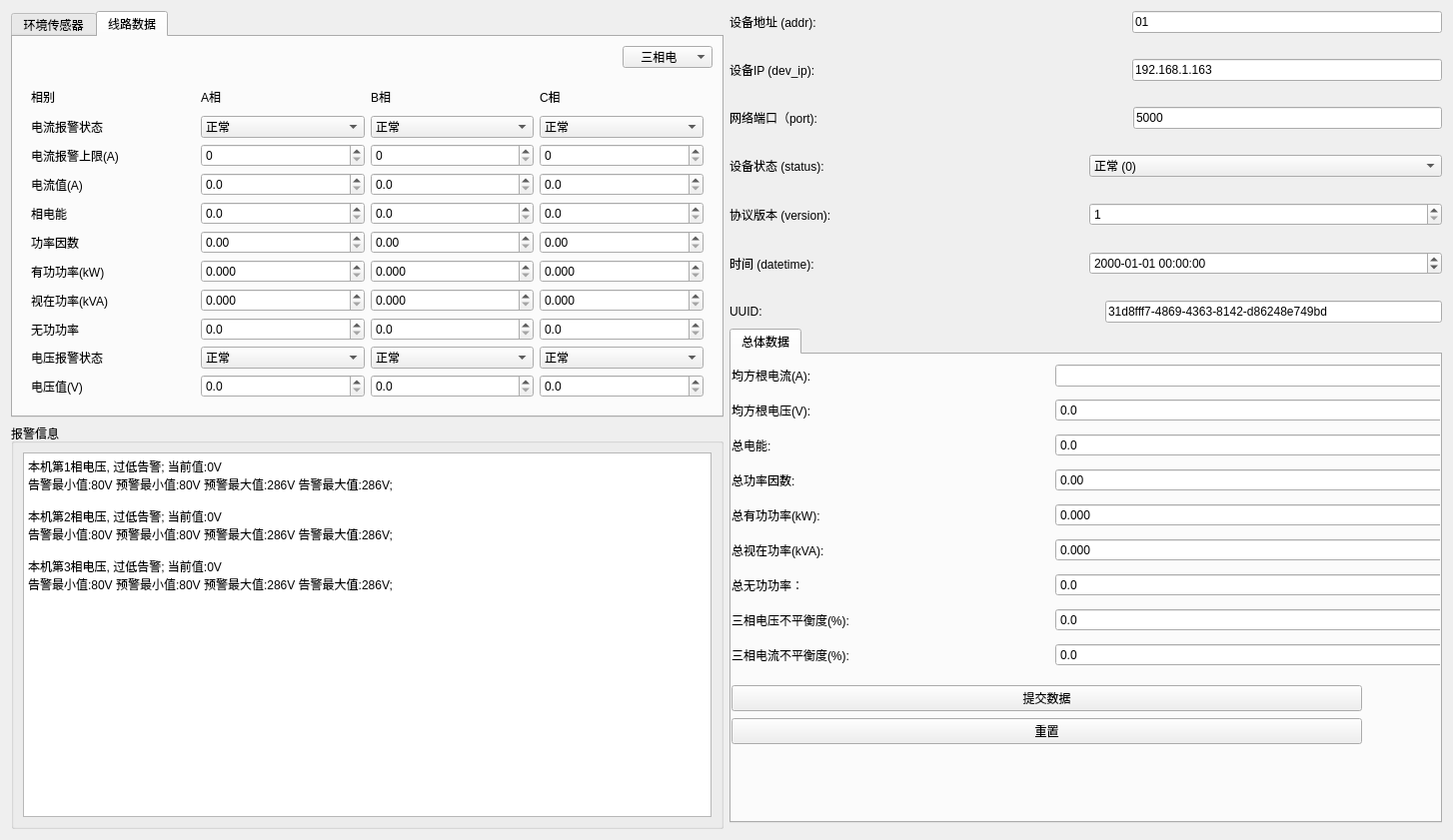
<?xml version="1.0" encoding="UTF-8"?>
<ui version="4.0">
 <class>send_json</class>
 <widget class="QWidget" name="send_json">
  <property name="geometry">
   <rect>
    <x>0</x>
    <y>0</y>
    <width>1454</width>
    <height>841</height>
   </rect>
  </property>
  <property name="windowTitle">
   <string>Form</string>
  </property>
  <layout class="QGridLayout" name="gridLayout">
   <item row="0" column="1">
    <layout class="QVBoxLayout" name="verticalLayout_3">
     <item>
      <layout class="QHBoxLayout" name="horizontalLayout_16">
       <item>
        <widget class="QLabel" name="label_3">
         <property name="text">
          <string>设备地址 (addr):</string>
         </property>
        </widget>
       </item>
       <item>
        <spacer name="horizontalSpacer_8">
         <property name="orientation">
          <enum>Qt::Horizontal</enum>
         </property>
         <property name="sizeHint" stdset="0">
          <size>
           <width>40</width>
           <height>20</height>
          </size>
         </property>
        </spacer>
       </item>
       <item>
        <widget class="QLineEdit" name="Addr_Edit">
         <property name="minimumSize">
          <size>
           <width>251</width>
           <height>0</height>
          </size>
         </property>
         <property name="text">
          <string>01</string>
         </property>
        </widget>
       </item>
      </layout>
     </item>
     <item>
      <spacer name="horizontalSpacer_5">
       <property name="orientation">
        <enum>Qt::Horizontal</enum>
       </property>
       <property name="sizeHint" stdset="0">
        <size>
         <width>40</width>
         <height>20</height>
        </size>
       </property>
      </spacer>
     </item>
     <item>
      <layout class="QHBoxLayout" name="horizontalLayout_17">
       <item>
        <widget class="QLabel" name="labelDevIp_3">
         <property name="text">
          <string>设备IP (dev_ip):</string>
         </property>
        </widget>
       </item>
       <item>
        <spacer name="horizontalSpacer_9">
         <property name="orientation">
          <enum>Qt::Horizontal</enum>
         </property>
         <property name="sizeHint" stdset="0">
          <size>
           <width>40</width>
           <height>20</height>
          </size>
         </property>
        </spacer>
       </item>
       <item>
        <widget class="QLineEdit" name="dev_Ip">
         <property name="minimumSize">
          <size>
           <width>251</width>
           <height>0</height>
          </size>
         </property>
         <property name="text">
          <string>192.168.1.163</string>
         </property>
        </widget>
       </item>
      </layout>
     </item>
     <item>
      <spacer name="horizontalSpacer_4">
       <property name="orientation">
        <enum>Qt::Horizontal</enum>
       </property>
       <property name="sizeHint" stdset="0">
        <size>
         <width>40</width>
         <height>20</height>
        </size>
       </property>
      </spacer>
     </item>
     <item>
      <layout class="QHBoxLayout" name="horizontalLayout_18">
       <item>
        <widget class="QLabel" name="label_76">
         <property name="text">
          <string>网络端口（port):</string>
         </property>
        </widget>
       </item>
       <item>
        <spacer name="horizontalSpacer_10">
         <property name="orientation">
          <enum>Qt::Horizontal</enum>
         </property>
         <property name="sizeHint" stdset="0">
          <size>
           <width>40</width>
           <height>20</height>
          </size>
         </property>
        </spacer>
       </item>
       <item>
        <widget class="QLineEdit" name="Port">
         <property name="minimumSize">
          <size>
           <width>251</width>
           <height>0</height>
          </size>
         </property>
         <property name="text">
          <string>5000</string>
         </property>
        </widget>
       </item>
      </layout>
     </item>
     <item>
      <spacer name="horizontalSpacer_3">
       <property name="orientation">
        <enum>Qt::Horizontal</enum>
       </property>
       <property name="sizeHint" stdset="0">
        <size>
         <width>40</width>
         <height>20</height>
        </size>
       </property>
      </spacer>
     </item>
     <item>
      <layout class="QHBoxLayout" name="horizontalLayout_19">
       <item>
        <widget class="QLabel" name="labelStatus_3">
         <property name="text">
          <string>设备状态 (status):</string>
         </property>
        </widget>
       </item>
       <item>
        <widget class="QComboBox" name="Status_Box">
         <property name="minimumSize">
          <size>
           <width>251</width>
           <height>0</height>
          </size>
         </property>
         <item>
          <property name="text">
           <string>正常 (0)</string>
          </property>
         </item>
         <item>
          <property name="text">
           <string>预警 (1)</string>
          </property>
         </item>
         <item>
          <property name="text">
           <string>告警 (2)</string>
          </property>
         </item>
         <item>
          <property name="text">
           <string>升级 (3)</string>
          </property>
         </item>
         <item>
          <property name="text">
           <string>故障 (4)</string>
          </property>
         </item>
         <item>
          <property name="text">
           <string>离线 (5)</string>
          </property>
         </item>
        </widget>
       </item>
      </layout>
     </item>
     <item>
      <spacer name="horizontalSpacer_6">
       <property name="orientation">
        <enum>Qt::Horizontal</enum>
       </property>
       <property name="sizeHint" stdset="0">
        <size>
         <width>40</width>
         <height>20</height>
        </size>
       </property>
      </spacer>
     </item>
     <item>
      <layout class="QHBoxLayout" name="horizontalLayout_20">
       <item>
        <widget class="QLabel" name="labelVersion_3">
         <property name="text">
          <string>协议版本 (version):</string>
         </property>
        </widget>
       </item>
       <item>
        <widget class="QSpinBox" name="Version_Box">
         <property name="minimumSize">
          <size>
           <width>251</width>
           <height>0</height>
          </size>
         </property>
         <property name="minimum">
          <number>1</number>
         </property>
         <property name="maximum">
          <number>10</number>
         </property>
         <property name="value">
          <number>1</number>
         </property>
        </widget>
       </item>
      </layout>
     </item>
     <item>
      <spacer name="horizontalSpacer_2">
       <property name="orientation">
        <enum>Qt::Horizontal</enum>
       </property>
       <property name="sizeHint" stdset="0">
        <size>
         <width>40</width>
         <height>20</height>
        </size>
       </property>
      </spacer>
     </item>
     <item>
      <layout class="QHBoxLayout" name="horizontalLayout_21">
       <item>
        <widget class="QLabel" name="labelDatetime_3">
         <property name="text">
          <string>时间 (datetime):</string>
         </property>
        </widget>
       </item>
       <item>
        <widget class="QDateTimeEdit" name="datetime">
         <property name="minimumSize">
          <size>
           <width>251</width>
           <height>0</height>
          </size>
         </property>
         <property name="dateTime">
          <datetime>
           <hour>0</hour>
           <minute>0</minute>
           <second>0</second>
           <year>2000</year>
           <month>1</month>
           <day>1</day>
          </datetime>
         </property>
         <property name="displayFormat">
          <string>yyyy-MM-dd HH:mm:ss</string>
         </property>
        </widget>
       </item>
      </layout>
     </item>
     <item>
      <spacer name="horizontalSpacer">
       <property name="orientation">
        <enum>Qt::Horizontal</enum>
       </property>
       <property name="sizeHint" stdset="0">
        <size>
         <width>40</width>
         <height>20</height>
        </size>
       </property>
      </spacer>
     </item>
     <item>
      <layout class="QHBoxLayout" name="horizontalLayout_22">
       <item>
        <widget class="QLabel" name="labelUuid_4">
         <property name="text">
          <string>UUID:</string>
         </property>
        </widget>
       </item>
       <item>
        <spacer name="horizontalSpacer_11">
         <property name="orientation">
          <enum>Qt::Horizontal</enum>
         </property>
         <property name="sizeHint" stdset="0">
          <size>
           <width>40</width>
           <height>20</height>
          </size>
         </property>
        </spacer>
       </item>
       <item>
        <widget class="QLineEdit" name="uuid">
         <property name="minimumSize">
          <size>
           <width>251</width>
           <height>0</height>
          </size>
         </property>
         <property name="text">
          <string>31d8fff7-4869-4363-8142-d86248e749bd</string>
         </property>
        </widget>
       </item>
      </layout>
     </item>
    </layout>
   </item>
   <item row="0" column="0" rowspan="3">
    <layout class="QVBoxLayout" name="verticalLayout">
     <item>
      <widget class="QTabWidget" name="tabWidget">
       <property name="currentIndex">
        <number>1</number>
       </property>
       <widget class="QWidget" name="tabEnv_2">
        <attribute name="title">
         <string>环境传感器</string>
        </attribute>
        <layout class="QGridLayout" name="gridLayout_4">
         <item row="0" column="0">
          <widget class="QLabel" name="label_34">
           <property name="text">
            <string>传感器1状态:</string>
           </property>
          </widget>
         </item>
         <item row="0" column="1">
          <widget class="QComboBox" name="envInsert1">
           <item>
            <property name="text">
             <string>未插入</string>
            </property>
           </item>
           <item>
            <property name="text">
             <string>已插入</string>
            </property>
           </item>
          </widget>
         </item>
         <item row="1" column="0">
          <widget class="QLabel" name="label_35">
           <property name="text">
            <string>传感器2状态:</string>
           </property>
          </widget>
         </item>
         <item row="1" column="1">
          <widget class="QComboBox" name="envInsert2">
           <item>
            <property name="text">
             <string>未插入</string>
            </property>
           </item>
           <item>
            <property name="text">
             <string>已插入</string>
            </property>
           </item>
          </widget>
         </item>
         <item row="2" column="0">
          <widget class="QLabel" name="label_36">
           <property name="text">
            <string>温度1(℃):</string>
           </property>
          </widget>
         </item>
         <item row="2" column="1">
          <widget class="QDoubleSpinBox" name="envTem1">
           <property name="decimals">
            <number>1</number>
           </property>
           <property name="maximum">
            <double>100.000000000000000</double>
           </property>
          </widget>
         </item>
         <item row="3" column="0">
          <widget class="QLabel" name="label_37">
           <property name="text">
            <string>温度2(℃):</string>
           </property>
          </widget>
         </item>
         <item row="3" column="1">
          <widget class="QDoubleSpinBox" name="envTem2">
           <property name="decimals">
            <number>1</number>
           </property>
           <property name="maximum">
            <double>100.000000000000000</double>
           </property>
          </widget>
         </item>
         <item row="4" column="0">
          <widget class="QLabel" name="label_38">
           <property name="text">
            <string>湿度1(%RH):</string>
           </property>
          </widget>
         </item>
         <item row="5" column="0">
          <widget class="QLabel" name="label_39">
           <property name="text">
            <string>湿度2(%RH):</string>
           </property>
          </widget>
         </item>
         <item row="6" column="0">
          <widget class="QLabel" name="label_40">
           <property name="text">
            <string>温度报警状态1:</string>
           </property>
          </widget>
         </item>
         <item row="6" column="1">
          <widget class="QComboBox" name="envTemAlarm1">
           <item>
            <property name="text">
             <string>正常</string>
            </property>
           </item>
           <item>
            <property name="text">
             <string>最小值告警</string>
            </property>
           </item>
           <item>
            <property name="text">
             <string>下限预警</string>
            </property>
           </item>
           <item>
            <property name="text">
             <string>上限预警</string>
            </property>
           </item>
           <item>
            <property name="text">
             <string>最大值告警</string>
            </property>
           </item>
          </widget>
         </item>
         <item row="7" column="0">
          <widget class="QLabel" name="label_41">
           <property name="text">
            <string>温度报警状态2:</string>
           </property>
          </widget>
         </item>
         <item row="7" column="1">
          <widget class="QComboBox" name="envTemAlarm2">
           <item>
            <property name="text">
             <string>正常</string>
            </property>
           </item>
           <item>
            <property name="text">
             <string>最小值告警</string>
            </property>
           </item>
           <item>
            <property name="text">
             <string>下限预警</string>
            </property>
           </item>
           <item>
            <property name="text">
             <string>上限预警</string>
            </property>
           </item>
           <item>
            <property name="text">
             <string>最大值告警</string>
            </property>
           </item>
          </widget>
         </item>
         <item row="8" column="0">
          <widget class="QLabel" name="label_42">
           <property name="text">
            <string>湿度报警状态1:</string>
           </property>
          </widget>
         </item>
         <item row="8" column="1">
          <widget class="QComboBox" name="envHumAlarm1">
           <item>
            <property name="text">
             <string>正常</string>
            </property>
           </item>
           <item>
            <property name="text">
             <string>最小值告警</string>
            </property>
           </item>
           <item>
            <property name="text">
             <string>下限预警</string>
            </property>
           </item>
           <item>
            <property name="text">
             <string>上限预警</string>
            </property>
           </item>
           <item>
            <property name="text">
             <string>最大值告警</string>
            </property>
           </item>
          </widget>
         </item>
         <item row="9" column="0">
          <widget class="QLabel" name="label_43">
           <property name="text">
            <string>湿度报警状态2:</string>
           </property>
          </widget>
         </item>
         <item row="9" column="1">
          <widget class="QComboBox" name="envHumAlarm2">
           <item>
            <property name="text">
             <string>正常</string>
            </property>
           </item>
           <item>
            <property name="text">
             <string>最小值告警</string>
            </property>
           </item>
           <item>
            <property name="text">
             <string>下限预警</string>
            </property>
           </item>
           <item>
            <property name="text">
             <string>上限预警</string>
            </property>
           </item>
           <item>
            <property name="text">
             <string>最大值告警</string>
            </property>
           </item>
          </widget>
         </item>
         <item row="4" column="1">
          <widget class="QDoubleSpinBox" name="envHum1"/>
         </item>
         <item row="5" column="1">
          <widget class="QDoubleSpinBox" name="envHum2"/>
         </item>
        </layout>
       </widget>
       <widget class="QWidget" name="tabLine_2">
        <attribute name="title">
         <string>线路数据</string>
        </attribute>
        <layout class="QGridLayout" name="gridLayout_5">
         <item row="0" column="2">
          <widget class="QComboBox" name="ST_Switch_Com">
           <property name="minimumSize">
            <size>
             <width>90</width>
             <height>0</height>
            </size>
           </property>
           <property name="maximumSize">
            <size>
             <width>100</width>
             <height>30</height>
            </size>
           </property>
           <item>
            <property name="text">
             <string>    三相电</string>
            </property>
           </item>
           <item>
            <property name="text">
             <string>    单相电</string>
            </property>
           </item>
          </widget>
         </item>
         <item row="0" column="0">
          <spacer name="horizontalSpacer_7">
           <property name="orientation">
            <enum>Qt::Horizontal</enum>
           </property>
           <property name="sizeHint" stdset="0">
            <size>
             <width>40</width>
             <height>20</height>
            </size>
           </property>
          </spacer>
         </item>
         <item row="1" column="0" colspan="3">
          <widget class="QStackedWidget" name="ST_Switch">
           <property name="currentIndex">
            <number>0</number>
           </property>
           <widget class="QWidget" name="page">
            <layout class="QGridLayout" name="gridLayout_2">
             <item row="9" column="2">
              <widget class="QComboBox" name="lineVolAlarmB_3">
               <item>
                <property name="text">
                 <string>正常</string>
                </property>
               </item>
               <item>
                <property name="text">
                 <string>报警</string>
                </property>
               </item>
              </widget>
             </item>
             <item row="5" column="3">
              <widget class="QDoubleSpinBox" name="linePfC_3">
               <property name="decimals">
                <number>2</number>
               </property>
               <property name="maximum">
                <double>1.000000000000000</double>
               </property>
              </widget>
             </item>
             <item row="4" column="0">
              <widget class="QLabel" name="label_51">
               <property name="text">
                <string>相电能</string>
               </property>
              </widget>
             </item>
             <item row="9" column="3">
              <widget class="QComboBox" name="lineVolAlarmC_3">
               <item>
                <property name="text">
                 <string>正常</string>
                </property>
               </item>
               <item>
                <property name="text">
                 <string>报警</string>
                </property>
               </item>
              </widget>
             </item>
             <item row="10" column="2">
              <widget class="QDoubleSpinBox" name="lineVolB_3">
               <property name="decimals">
                <number>1</number>
               </property>
               <property name="maximum">
                <double>300.000000000000000</double>
               </property>
              </widget>
             </item>
             <item row="1" column="0">
              <widget class="QLabel" name="label_48">
               <property name="text">
                <string>电流报警状态</string>
               </property>
              </widget>
             </item>
             <item row="8" column="2">
              <widget class="QDoubleSpinBox" name="lineRpB_3">
               <property name="decimals">
                <number>1</number>
               </property>
               <property name="maximum">
                <double>300.000000000000000</double>
               </property>
              </widget>
             </item>
             <item row="9" column="1">
              <widget class="QComboBox" name="lineVolAlarmA_3">
               <item>
                <property name="text">
                 <string>正常</string>
                </property>
               </item>
               <item>
                <property name="text">
                 <string>报警</string>
                </property>
               </item>
              </widget>
             </item>
             <item row="4" column="1">
              <widget class="QDoubleSpinBox" name="lineEleA_3">
               <property name="decimals">
                <number>1</number>
               </property>
               <property name="maximum">
                <double>1000.000000000000000</double>
               </property>
              </widget>
             </item>
             <item row="7" column="2">
              <widget class="QDoubleSpinBox" name="lineApparentB_3">
               <property name="decimals">
                <number>3</number>
               </property>
               <property name="maximum">
                <double>100.000000000000000</double>
               </property>
              </widget>
             </item>
             <item row="7" column="1">
              <widget class="QDoubleSpinBox" name="lineApparentA_3">
               <property name="decimals">
                <number>3</number>
               </property>
               <property name="maximum">
                <double>100.000000000000000</double>
               </property>
              </widget>
             </item>
             <item row="10" column="0">
              <widget class="QLabel" name="label_57">
               <property name="text">
                <string>电压值(V)</string>
               </property>
              </widget>
             </item>
             <item row="4" column="3">
              <widget class="QDoubleSpinBox" name="lineEleC_3">
               <property name="decimals">
                <number>1</number>
               </property>
               <property name="maximum">
                <double>1000.000000000000000</double>
               </property>
              </widget>
             </item>
             <item row="8" column="3">
              <widget class="QDoubleSpinBox" name="lineRpC_3">
               <property name="decimals">
                <number>1</number>
               </property>
               <property name="maximum">
                <double>300.000000000000000</double>
               </property>
              </widget>
             </item>
             <item row="4" column="2">
              <widget class="QDoubleSpinBox" name="lineEleB_3">
               <property name="decimals">
                <number>1</number>
               </property>
               <property name="maximum">
                <double>1000.000000000000000</double>
               </property>
              </widget>
             </item>
             <item row="3" column="3">
              <widget class="QDoubleSpinBox" name="lineCurC_3">
               <property name="decimals">
                <number>1</number>
               </property>
               <property name="maximum">
                <double>100.000000000000000</double>
               </property>
              </widget>
             </item>
             <item row="8" column="0">
              <widget class="QLabel" name="label_67">
               <property name="text">
                <string>无功功率</string>
               </property>
              </widget>
             </item>
             <item row="0" column="0">
              <widget class="QLabel" name="label_44">
               <property name="text">
                <string>相别</string>
               </property>
              </widget>
             </item>
             <item row="1" column="2">
              <widget class="QComboBox" name="lineCurAlarmB_3">
               <item>
                <property name="text">
                 <string>正常</string>
                </property>
               </item>
               <item>
                <property name="text">
                 <string>报警</string>
                </property>
               </item>
              </widget>
             </item>
             <item row="3" column="2">
              <widget class="QDoubleSpinBox" name="lineCurB_3">
               <property name="decimals">
                <number>1</number>
               </property>
               <property name="maximum">
                <double>100.000000000000000</double>
               </property>
              </widget>
             </item>
             <item row="5" column="0">
              <widget class="QLabel" name="label_52">
               <property name="text">
                <string>功率因数</string>
               </property>
              </widget>
             </item>
             <item row="1" column="3">
              <widget class="QComboBox" name="lineCurAlarmC_3">
               <item>
                <property name="text">
                 <string>正常</string>
                </property>
               </item>
               <item>
                <property name="text">
                 <string>报警</string>
                </property>
               </item>
              </widget>
             </item>
             <item row="10" column="3">
              <widget class="QDoubleSpinBox" name="lineVolC_3">
               <property name="decimals">
                <number>1</number>
               </property>
               <property name="maximum">
                <double>300.000000000000000</double>
               </property>
              </widget>
             </item>
             <item row="6" column="0">
              <widget class="QLabel" name="label_54">
               <property name="text">
                <string>有功功率(kW)</string>
               </property>
              </widget>
             </item>
             <item row="3" column="0">
              <widget class="QLabel" name="label_50">
               <property name="text">
                <string>电流值(A)</string>
               </property>
              </widget>
             </item>
             <item row="7" column="0">
              <widget class="QLabel" name="label_55">
               <property name="text">
                <string>视在功率(kVA)</string>
               </property>
              </widget>
             </item>
             <item row="6" column="1">
              <widget class="QDoubleSpinBox" name="linePowA_3">
               <property name="decimals">
                <number>3</number>
               </property>
               <property name="maximum">
                <double>100.000000000000000</double>
               </property>
              </widget>
             </item>
             <item row="9" column="0">
              <widget class="QLabel" name="label_56">
               <property name="text">
                <string>电压报警状态</string>
               </property>
              </widget>
             </item>
             <item row="6" column="2">
              <widget class="QDoubleSpinBox" name="linePowB_3">
               <property name="decimals">
                <number>3</number>
               </property>
               <property name="maximum">
                <double>100.000000000000000</double>
               </property>
              </widget>
             </item>
             <item row="2" column="0">
              <widget class="QLabel" name="label_49">
               <property name="text">
                <string>电流报警上限(A)</string>
               </property>
              </widget>
             </item>
             <item row="0" column="1">
              <widget class="QLabel" name="label_45">
               <property name="text">
                <string>A相</string>
               </property>
              </widget>
             </item>
             <item row="0" column="2">
              <widget class="QLabel" name="label_46">
               <property name="text">
                <string>B相</string>
               </property>
              </widget>
             </item>
             <item row="5" column="1">
              <widget class="QDoubleSpinBox" name="linePfA_3">
               <property name="decimals">
                <number>2</number>
               </property>
               <property name="maximum">
                <double>1.000000000000000</double>
               </property>
              </widget>
             </item>
             <item row="6" column="3">
              <widget class="QDoubleSpinBox" name="linePowC_3">
               <property name="decimals">
                <number>3</number>
               </property>
               <property name="maximum">
                <double>100.000000000000000</double>
               </property>
              </widget>
             </item>
             <item row="8" column="1">
              <widget class="QDoubleSpinBox" name="lineRpA_3">
               <property name="decimals">
                <number>1</number>
               </property>
               <property name="maximum">
                <double>300.000000000000000</double>
               </property>
              </widget>
             </item>
             <item row="5" column="2">
              <widget class="QDoubleSpinBox" name="linePfB_3">
               <property name="decimals">
                <number>2</number>
               </property>
               <property name="maximum">
                <double>1.000000000000000</double>
               </property>
              </widget>
             </item>
             <item row="7" column="3">
              <widget class="QDoubleSpinBox" name="lineApparentC_3">
               <property name="decimals">
                <number>3</number>
               </property>
               <property name="maximum">
                <double>100.000000000000000</double>
               </property>
              </widget>
             </item>
             <item row="10" column="1">
              <widget class="QDoubleSpinBox" name="lineVolA_3">
               <property name="decimals">
                <number>1</number>
               </property>
               <property name="maximum">
                <double>300.000000000000000</double>
               </property>
              </widget>
             </item>
             <item row="3" column="1">
              <widget class="QDoubleSpinBox" name="lineCurA_3">
               <property name="decimals">
                <number>1</number>
               </property>
               <property name="maximum">
                <double>100.000000000000000</double>
               </property>
              </widget>
             </item>
             <item row="1" column="1">
              <widget class="QComboBox" name="lineCurAlarmA_3">
               <item>
                <property name="text">
                 <string>正常</string>
                </property>
               </item>
               <item>
                <property name="text">
                 <string>报警</string>
                </property>
               </item>
              </widget>
             </item>
             <item row="0" column="3">
              <widget class="QLabel" name="label_47">
               <property name="text">
                <string>C相</string>
               </property>
              </widget>
             </item>
             <item row="2" column="1">
              <widget class="QSpinBox" name="lineCurMaxA_3"/>
             </item>
             <item row="2" column="2">
              <widget class="QSpinBox" name="lineCurMaxB_3"/>
             </item>
             <item row="2" column="3">
              <widget class="QSpinBox" name="lineCurMaxC_3"/>
             </item>
            </layout>
           </widget>
           <widget class="QWidget" name="page_2">
            <layout class="QGridLayout" name="gridLayout_7">
             <item row="5" column="0">
              <widget class="QLabel" name="label_94">
               <property name="text">
                <string>有功功率(kW)</string>
               </property>
              </widget>
             </item>
             <item row="6" column="0">
              <widget class="QLabel" name="label_93">
               <property name="text">
                <string>视在功率(kVA)</string>
               </property>
              </widget>
             </item>
             <item row="2" column="0">
              <widget class="QLabel" name="label_90">
               <property name="text">
                <string>电流值(A)</string>
               </property>
              </widget>
             </item>
             <item row="2" column="1">
              <widget class="QDoubleSpinBox" name="lineCurA_1">
               <property name="decimals">
                <number>1</number>
               </property>
               <property name="maximum">
                <double>100.000000000000000</double>
               </property>
              </widget>
             </item>
             <item row="7" column="0">
              <widget class="QLabel" name="label_87">
               <property name="text">
                <string>无功功率</string>
               </property>
              </widget>
             </item>
             <item row="9" column="0">
              <widget class="QLabel" name="label_84">
               <property name="text">
                <string>电压值(V)</string>
               </property>
              </widget>
             </item>
             <item row="7" column="1">
              <widget class="QDoubleSpinBox" name="lineRpA_1">
               <property name="decimals">
                <number>1</number>
               </property>
               <property name="maximum">
                <double>300.000000000000000</double>
               </property>
              </widget>
             </item>
             <item row="5" column="1">
              <widget class="QDoubleSpinBox" name="linePowA_1">
               <property name="decimals">
                <number>3</number>
               </property>
               <property name="maximum">
                <double>100.000000000000000</double>
               </property>
              </widget>
             </item>
             <item row="6" column="1">
              <widget class="QDoubleSpinBox" name="lineApparentA_1">
               <property name="decimals">
                <number>3</number>
               </property>
               <property name="maximum">
                <double>100.000000000000000</double>
               </property>
              </widget>
             </item>
             <item row="8" column="1">
              <widget class="QComboBox" name="lineVolAlarmA_1">
               <item>
                <property name="text">
                 <string>正常</string>
                </property>
               </item>
               <item>
                <property name="text">
                 <string>报警</string>
                </property>
               </item>
              </widget>
             </item>
             <item row="0" column="0">
              <widget class="QLabel" name="label_85">
               <property name="text">
                <string>电流报警状态</string>
               </property>
              </widget>
             </item>
             <item row="1" column="0">
              <widget class="QLabel" name="label_92">
               <property name="text">
                <string>电流报警上限(A)</string>
               </property>
              </widget>
             </item>
             <item row="8" column="0">
              <widget class="QLabel" name="label_89">
               <property name="text">
                <string>电压报警状态</string>
               </property>
              </widget>
             </item>
             <item row="4" column="1">
              <widget class="QDoubleSpinBox" name="linePfA_1">
               <property name="decimals">
                <number>2</number>
               </property>
               <property name="maximum">
                <double>1.000000000000000</double>
               </property>
              </widget>
             </item>
             <item row="9" column="1">
              <widget class="QDoubleSpinBox" name="lineVolA_1">
               <property name="decimals">
                <number>1</number>
               </property>
               <property name="maximum">
                <double>300.000000000000000</double>
               </property>
              </widget>
             </item>
             <item row="4" column="0">
              <widget class="QLabel" name="label_88">
               <property name="text">
                <string>功率因数</string>
               </property>
              </widget>
             </item>
             <item row="0" column="1">
              <widget class="QComboBox" name="lineCurAlarmA_1">
               <item>
                <property name="text">
                 <string>正常</string>
                </property>
               </item>
               <item>
                <property name="text">
                 <string>报警</string>
                </property>
               </item>
              </widget>
             </item>
             <item row="3" column="1">
              <widget class="QDoubleSpinBox" name="lineEleA_1">
               <property name="decimals">
                <number>1</number>
               </property>
               <property name="maximum">
                <double>1000.000000000000000</double>
               </property>
              </widget>
             </item>
             <item row="3" column="0">
              <widget class="QLabel" name="label_86">
               <property name="text">
                <string>相电能</string>
               </property>
              </widget>
             </item>
             <item row="1" column="1">
              <widget class="QSpinBox" name="lineCurMaxA_1"/>
             </item>
            </layout>
           </widget>
          </widget>
         </item>
        </layout>
       </widget>
      </widget>
     </item>
     <item>
      <widget class="QGroupBox" name="alarmGroup">
       <property name="title">
        <string>报警信息</string>
       </property>
       <layout class="QVBoxLayout" name="verticalLayout_2">
        <item>
         <widget class="QTextEdit" name="alarmTextEdit">
          <property name="html">
           <string>&lt;!DOCTYPE HTML PUBLIC &quot;-//W3C//DTD HTML 4.0//EN&quot; &quot;http://www.w3.org/TR/REC-html40/strict.dtd&quot;&gt;
&lt;html&gt;&lt;head&gt;&lt;meta name=&quot;qrichtext&quot; content=&quot;1&quot; /&gt;&lt;meta charset=&quot;utf-8&quot; /&gt;&lt;style type=&quot;text/css&quot;&gt;
p, li { white-space: pre-wrap; }
hr { height: 1px; border-width: 0; }
li.unchecked::marker { content: &quot;\2610&quot;; }
li.checked::marker { content: &quot;\2612&quot;; }
&lt;/style&gt;&lt;/head&gt;&lt;body style=&quot; font-family:'Microsoft YaHei UI'; font-size:9pt; font-weight:400; font-style:normal;&quot;&gt;
&lt;p style=&quot; margin-top:0px; margin-bottom:0px; margin-left:0px; margin-right:0px; -qt-block-indent:0; text-indent:0px;&quot;&gt;本机第1相电压, 过低告警; 当前值:0V　&lt;/p&gt;
&lt;p style=&quot; margin-top:0px; margin-bottom:0px; margin-left:0px; margin-right:0px; -qt-block-indent:0; text-indent:0px;&quot;&gt;告警最小值:80V 预警最小值:80V 预警最大值:286V 告警最大值:286V;&lt;/p&gt;
&lt;p style=&quot;-qt-paragraph-type:empty; margin-top:0px; margin-bottom:0px; margin-left:0px; margin-right:0px; -qt-block-indent:0; text-indent:0px;&quot;&gt;&lt;br /&gt;&lt;/p&gt;
&lt;p style=&quot; margin-top:0px; margin-bottom:0px; margin-left:0px; margin-right:0px; -qt-block-indent:0; text-indent:0px;&quot;&gt;本机第2相电压, 过低告警; 当前值:0V　&lt;/p&gt;
&lt;p style=&quot; margin-top:0px; margin-bottom:0px; margin-left:0px; margin-right:0px; -qt-block-indent:0; text-indent:0px;&quot;&gt;告警最小值:80V 预警最小值:80V 预警最大值:286V 告警最大值:286V;&lt;/p&gt;
&lt;p style=&quot;-qt-paragraph-type:empty; margin-top:0px; margin-bottom:0px; margin-left:0px; margin-right:0px; -qt-block-indent:0; text-indent:0px;&quot;&gt;&lt;br /&gt;&lt;/p&gt;
&lt;p style=&quot; margin-top:0px; margin-bottom:0px; margin-left:0px; margin-right:0px; -qt-block-indent:0; text-indent:0px;&quot;&gt;本机第3相电压, 过低告警; 当前值:0V　&lt;/p&gt;
&lt;p style=&quot; margin-top:0px; margin-bottom:0px; margin-left:0px; margin-right:0px; -qt-block-indent:0; text-indent:0px;&quot;&gt;告警最小值:80V 预警最小值:80V 预警最大值:286V 告警最大值:286V;&lt;/p&gt;&lt;/body&gt;&lt;/html&gt;</string>
          </property>
          <property name="plainText">
           <string>本机第1相电压, 过低告警; 当前值:0V　
告警最小值:80V 预警最小值:80V 预警最大值:286V 告警最大值:286V;

本机第2相电压, 过低告警; 当前值:0V　
告警最小值:80V 预警最小值:80V 预警最大值:286V 告警最大值:286V;

本机第3相电压, 过低告警; 当前值:0V　
告警最小值:80V 预警最小值:80V 预警最大值:286V 告警最大值:286V;</string>
          </property>
          <property name="placeholderText">
           <string>输入报警内容...</string>
          </property>
         </widget>
        </item>
       </layout>
      </widget>
     </item>
    </layout>
   </item>
   <item row="1" column="1">
    <widget class="QTabWidget" name="tabWidget_2">
     <property name="currentIndex">
      <number>0</number>
     </property>
     <widget class="QWidget" name="tab">
      <attribute name="title">
       <string>总体数据</string>
      </attribute>
      <widget class="QWidget" name="layoutWidget">
       <property name="geometry">
        <rect>
         <x>0</x>
         <y>4</y>
         <width>1124</width>
         <height>321</height>
        </rect>
       </property>
       <layout class="QGridLayout" name="gridLayout_6">
        <item row="6" column="1">
         <widget class="QDoubleSpinBox" name="totalVolUnbalance_3">
          <property name="minimumSize">
           <size>
            <width>100</width>
            <height>0</height>
           </size>
          </property>
          <property name="decimals">
           <number>1</number>
          </property>
          <property name="maximum">
           <double>100.000000000000000</double>
          </property>
         </widget>
        </item>
        <item row="0" column="0">
         <widget class="QLabel" name="label_58">
          <property name="text">
           <string>均方根电流(A):</string>
          </property>
         </widget>
        </item>
        <item row="1" column="0">
         <widget class="QLabel" name="label_59">
          <property name="text">
           <string>均方根电压(V):</string>
          </property>
         </widget>
        </item>
        <item row="6" column="0">
         <widget class="QLabel" name="label_66">
          <property name="text">
           <string>总无功功率：</string>
          </property>
         </widget>
        </item>
        <item row="4" column="0">
         <widget class="QLabel" name="label_62">
          <property name="text">
           <string>总有功功率(kW):</string>
          </property>
         </widget>
        </item>
        <item row="2" column="0">
         <widget class="QLabel" name="label_60">
          <property name="text">
           <string>总电能:</string>
          </property>
         </widget>
        </item>
        <item row="2" column="1">
         <widget class="QDoubleSpinBox" name="totalEleActive_2">
          <property name="minimumSize">
           <size>
            <width>100</width>
            <height>0</height>
           </size>
          </property>
          <property name="decimals">
           <number>1</number>
          </property>
          <property name="maximum">
           <double>10000.000000000000000</double>
          </property>
         </widget>
        </item>
        <item row="3" column="1">
         <widget class="QDoubleSpinBox" name="totalPowerFactor_2">
          <property name="minimumSize">
           <size>
            <width>100</width>
            <height>0</height>
           </size>
          </property>
          <property name="decimals">
           <number>2</number>
          </property>
          <property name="maximum">
           <double>1.000000000000000</double>
          </property>
         </widget>
        </item>
        <item row="7" column="0">
         <widget class="QLabel" name="label_64">
          <property name="text">
           <string>三相电压不平衡度(%):</string>
          </property>
         </widget>
        </item>
        <item row="4" column="1">
         <widget class="QDoubleSpinBox" name="totalPowActive_2">
          <property name="minimumSize">
           <size>
            <width>100</width>
            <height>0</height>
           </size>
          </property>
          <property name="decimals">
           <number>3</number>
          </property>
          <property name="maximum">
           <double>300.000000000000000</double>
          </property>
         </widget>
        </item>
        <item row="8" column="0">
         <widget class="QLabel" name="label_65">
          <property name="text">
           <string>三相电流不平衡度(%):</string>
          </property>
         </widget>
        </item>
        <item row="1" column="1">
         <widget class="QDoubleSpinBox" name="totalVolRms_2">
          <property name="minimumSize">
           <size>
            <width>100</width>
            <height>0</height>
           </size>
          </property>
          <property name="decimals">
           <number>1</number>
          </property>
          <property name="maximum">
           <double>300.000000000000000</double>
          </property>
         </widget>
        </item>
        <item row="5" column="1">
         <widget class="QDoubleSpinBox" name="totalPowApparent_2">
          <property name="minimumSize">
           <size>
            <width>100</width>
            <height>0</height>
           </size>
          </property>
          <property name="decimals">
           <number>3</number>
          </property>
          <property name="maximum">
           <double>300.000000000000000</double>
          </property>
         </widget>
        </item>
        <item row="7" column="1">
         <widget class="QDoubleSpinBox" name="totalVolUnbalance_2">
          <property name="minimumSize">
           <size>
            <width>100</width>
            <height>0</height>
           </size>
          </property>
          <property name="decimals">
           <number>1</number>
          </property>
          <property name="maximum">
           <double>100.000000000000000</double>
          </property>
         </widget>
        </item>
        <item row="8" column="1">
         <widget class="QDoubleSpinBox" name="totalCurUnbalance_2">
          <property name="minimumSize">
           <size>
            <width>100</width>
            <height>0</height>
           </size>
          </property>
          <property name="decimals">
           <number>1</number>
          </property>
          <property name="maximum">
           <double>100.000000000000000</double>
          </property>
         </widget>
        </item>
        <item row="3" column="0">
         <widget class="QLabel" name="label_61">
          <property name="text">
           <string>总功率因数:</string>
          </property>
         </widget>
        </item>
        <item row="5" column="0">
         <widget class="QLabel" name="label_63">
          <property name="text">
           <string>总视在功率(kVA):</string>
          </property>
         </widget>
        </item>
        <item row="0" column="1">
         <widget class="QLineEdit" name="lineEdit_4">
          <property name="sizePolicy">
           <sizepolicy hsizetype="Maximum" vsizetype="Fixed">
            <horstretch>0</horstretch>
            <verstretch>0</verstretch>
           </sizepolicy>
          </property>
          <property name="minimumSize">
           <size>
            <width>800</width>
            <height>0</height>
           </size>
          </property>
         </widget>
        </item>
       </layout>
      </widget>
      <widget class="QWidget" name="layoutWidget">
       <property name="geometry">
        <rect>
         <x>0</x>
         <y>330</y>
         <width>631</width>
         <height>61</height>
        </rect>
       </property>
       <layout class="QVBoxLayout" name="verticalLayout_4">
        <item>
         <widget class="QPushButton" name="Submit_Json_Btn">
          <property name="text">
           <string>提交数据</string>
          </property>
         </widget>
        </item>
        <item>
         <widget class="QPushButton" name="Reset_Btn">
          <property name="text">
           <string>重置</string>
          </property>
         </widget>
        </item>
       </layout>
      </widget>
     </widget>
    </widget>
   </item>
  </layout>
 </widget>
 <resources/>
 <connections/>
</ui>
